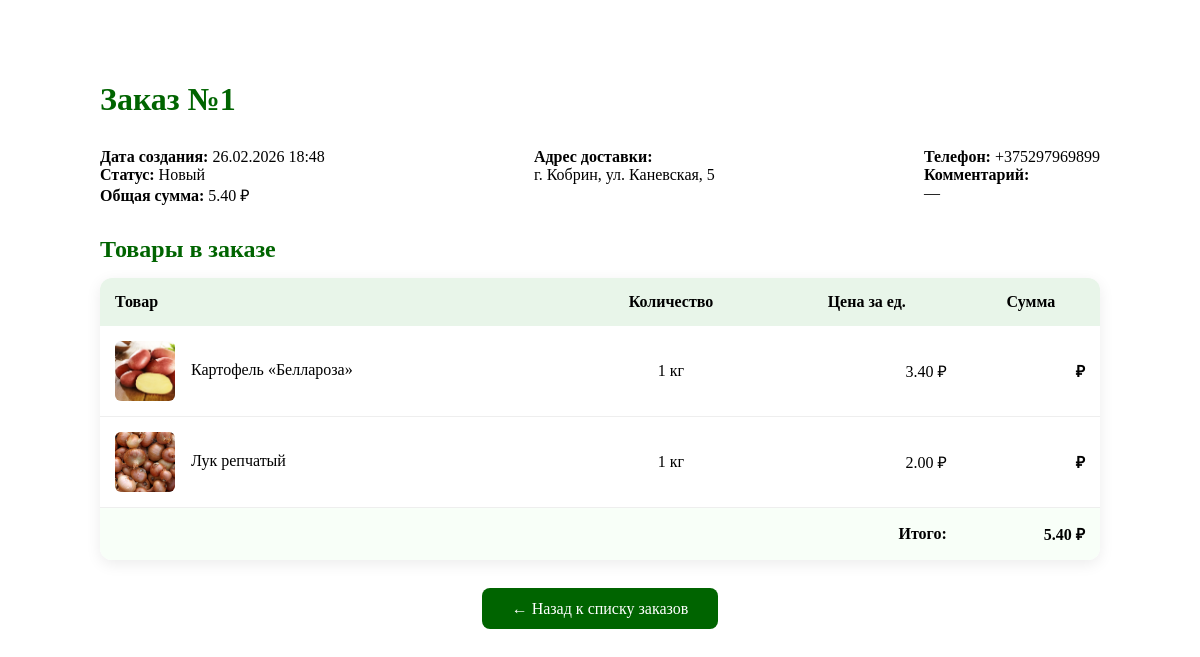
The app's page /orders/1/ (signed in), older data.
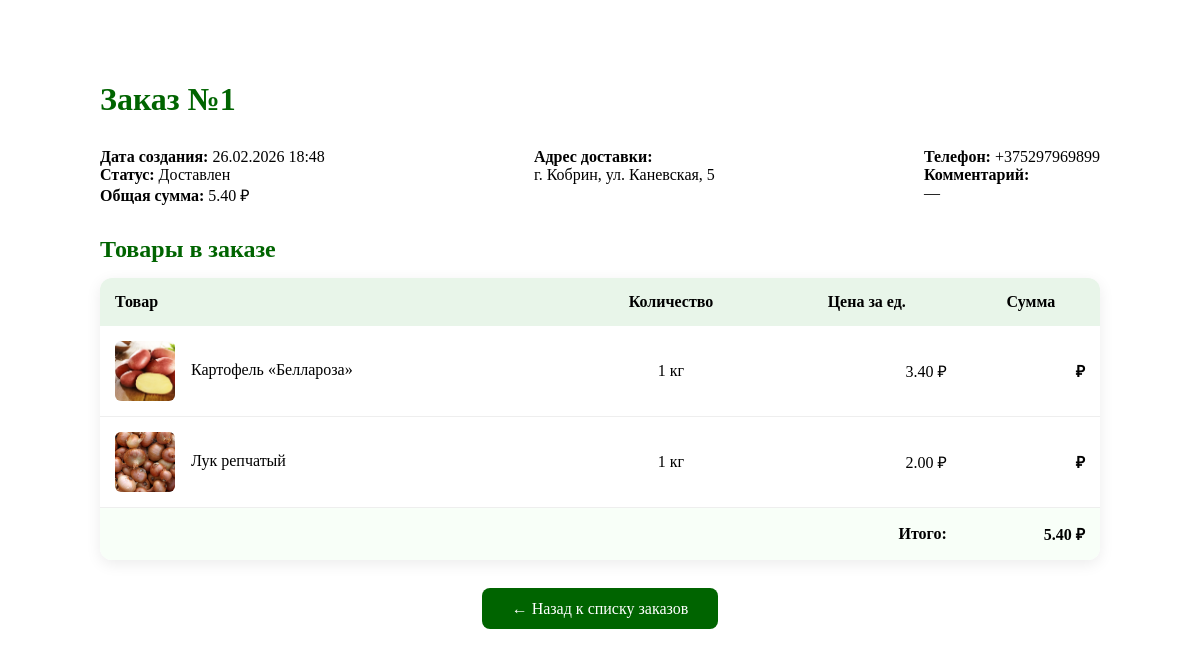
The same page, newer data.
### main/models.py (models this page shows, shortened)
class Order(models.Model):
    STATUS_CHOICES = [
        ('new', 'Новый'),
        ('processing', 'В обработке'),
        ('shipped', 'Отправлен'),
        ('delivered', 'Доставлен'),
        ('cancelled', 'Отменён'),
        ('returned', 'Возврат'),
    ]
    PAYMENT_CHOICES = [
        ('cash', 'Наличными при получении'),
        ('card', 'Картой онлайн'),
        ('upon_delivery', 'Картой при получении'),
    ]
    user = models.ForeignKey(
        settings.AUTH_USER_MODEL,
        on_delete=models.SET_NULL,
        null=True,
        blank=True,
        related_name='orders',
        verbose_name='Клиент'
    )
    phone = models.CharField(
        max_length=20,
        blank=True,
        verbose_name='Телефон для связи'
    )
    guest_email = models.EmailField(blank=True, null=True, verbose_name='Email гостя')
    guest_phone = models.CharField(max_length=20, blank=True, null=True, verbose_name='Телефон гостя')
    guest_name = models.CharField(max_length=150, blank=True, null=True, verbose_name='Имя гостя')
    created_at = models.DateTimeField(default=timezone.now, verbose_name='Создан')
    updated_at = models.DateTimeField(auto_now=True, verbose_name='Обновлён')
    status = models.CharField(
        max_length=20,
        choices=STATUS_CHOICES,
        default='new',
        verbose_name='Статус заказа'
    )
    payment_method = models.CharField(
        max_length=20,
        choices=PAYMENT_CHOICES,
        default='cash',
        verbose_name='Способ оплаты'
    )
    total_price = models.DecimalField(
        max_digits=12,
        decimal_places=2,
        default=0,
        verbose_name='Общая сумма'
    )
    delivery_address = models.TextField(blank=True, verbose_name='Адрес доставки')
    delivery_date = models.DateField(null=True, blank=True, verbose_name='Желаемая дата доставки')
    comment = models.TextField(blank=True, verbose_name='Комментарий к заказу')
    class Meta:
        ordering = ['-created_at']
        verbose_name = 'Заказ'
        verbose_name_plural = 'Заказы'

### main/views.py (the view, shortened to what this page needs)
# urls.py: path('orders/<int:pk>/', order_detail, name='order_detail'),
@login_required
def order_detail(request, pk):
    profile = request.user.profile
    order = get_object_or_404(Order, pk=pk)
    is_manager = profile.role == 'manager'
    is_owner = order.user == request.user if order.user else False
    if not (is_manager or is_owner):
        return HttpResponseForbidden("У вас нет доступа к этому заказу.")
    items = order.items.select_related('product')
    success_message = None
    context = {
        'order': order,
        'items': items,
        'profile': profile,
        'is_manager': is_manager,
        'success_message': success_message,
        'total_price': sum(item.get_subtotal() for item in items),
    }
    if is_manager:
        context['status_choices'] = Order.STATUS_CHOICES
        template = 'manager_order_detail.html'
    else:
        template = 'order_detail.html'
    return render(request, template, context)

### main/models.py (called while the page is built)
    def get_subtotal(self):
        return self.quantity * self.price_at_order

### main/templates/order_detail.html (shortened to what this page needs)
<!DOCTYPE html>
<html lang="en">
<head>
</head>
<body>
<div class="container" style="max-width: 1000px; margin: 40px auto; padding: 20px;">
    <h1 style="color: #006400; margin-bottom: 30px;">Заказ №{{ order.id }}</h1>
    <div style="display: flex; justify-content: space-between; margin-bottom: 30px; flex-wrap: wrap; gap: 20px;">
        <div>
            <strong>Дата создания:</strong> {{ order.created_at|date:"d.m.Y H:i" }}<br>
            <strong>Статус:</strong> {{ order.get_status_display }}<br>
            <strong>Общая сумма:</strong> {{ order.total_price|floatformat:2 }} ₽
        </div>
        <div>
            <strong>Адрес доставки:</strong><br>
            {{ order.delivery_address|linebreaksbr|default:"Не указан" }}
        </div>
        <div>
            <strong>Телефон:</strong> {{ order.phone|default:"Не указан" }}<br>
            <strong>Комментарий:</strong><br>
            {{ order.comment|linebreaksbr|default:"—" }}
        </div>
    </div>
    <h2 style="color: #006400; margin: 30px 0 15px;">Товары в заказе</h2>
    <table style="width:100%; border-collapse: collapse; background: white; border-radius: 12px; overflow: hidden; box-shadow: 0 4px 15px rgba(0,0,0,0.08);">
        <thead style="background: #e8f5e9;">
            <tr>
                <th style="padding: 15px; text-align: left;">Товар</th>
                <th style="padding: 15px;">Количество</th>
                <th style="padding: 15px;">Цена за ед.</th>
                <th style="padding: 15px;">Сумма</th>
            </tr>
        </thead>
        <tbody>
        {% for item in items %}
            <tr style="border-bottom: 1px solid #eee;">
                <td style="padding: 15px;">
                    {% if item.product.photo %}
                        <img src="{{ item.product.photo.url }}" alt="{{ item.product.name }}" style="width: 60px; height: 60px; object-fit: cover; border-radius: 6px; vertical-align: middle; margin-right: 12px;">
                    {% endif %}
                    {{ item.product.name|default:"Товар удалён" }}
                </td>
                <td style="padding: 15px; text-align: center;">{{ item.quantity }} {{ item.product.get_unit_display|default:"шт" }}</td>
                <td style="padding: 15px; text-align: right;">{{ item.price_at_order|floatformat:2 }} ₽</td>
                <td style="padding: 15px; text-align: right; font-weight: bold;">{{ item.subtotal|floatformat:2 }} ₽</td>
            </tr>
        {% empty %}
            <tr>
                <td colspan="4" style="padding: 30px; text-align: center; color: #777;">
                    Позиции заказа отсутствуют
                </td>
            </tr>
        {% endfor %}
        </tbody>
        <tfoot style="background: #f8fff8; font-weight: bold;">
            <tr>
                <td colspan="3" style="padding: 15px; text-align: right;">Итого:</td>
                <td style="padding: 15px; text-align: right;">{{ total_price|floatformat:2 }} ₽</td>
            </tr>
        </tfoot>
    </table>
    <div style="margin-top: 40px; text-align: center;">
        <a href="{% url 'orders' %}" style="
            background: #006400;
            color: white;
            padding: 12px 30px;
            border-radius: 8px;
            text-decoration: none;
            font-weight: 500;
        ">
            ← Назад к списку заказов
        </a>
    </div>
</div>
</body>
</html>

Row changes from the older to the newer data that the page shows:
changed Order "г. Кобрин, ул. Каневская, 5": status "Новый" → "Доставлен"
